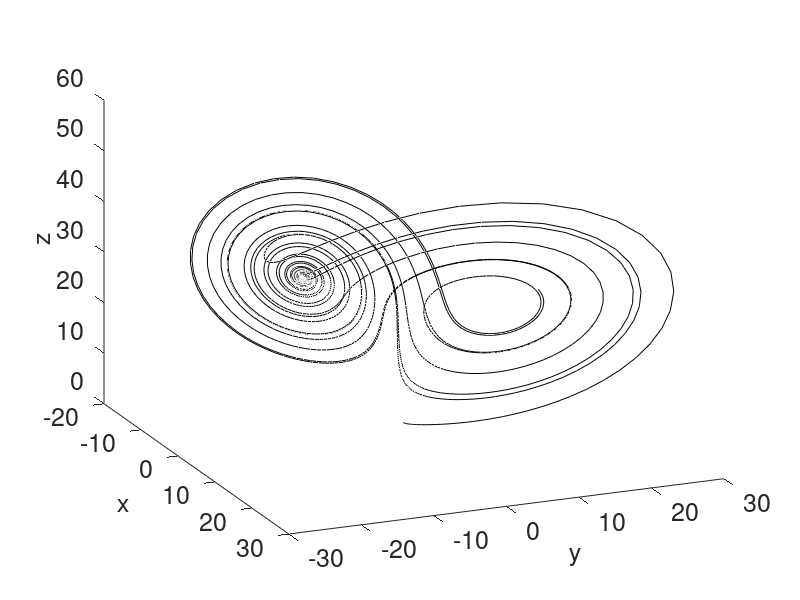
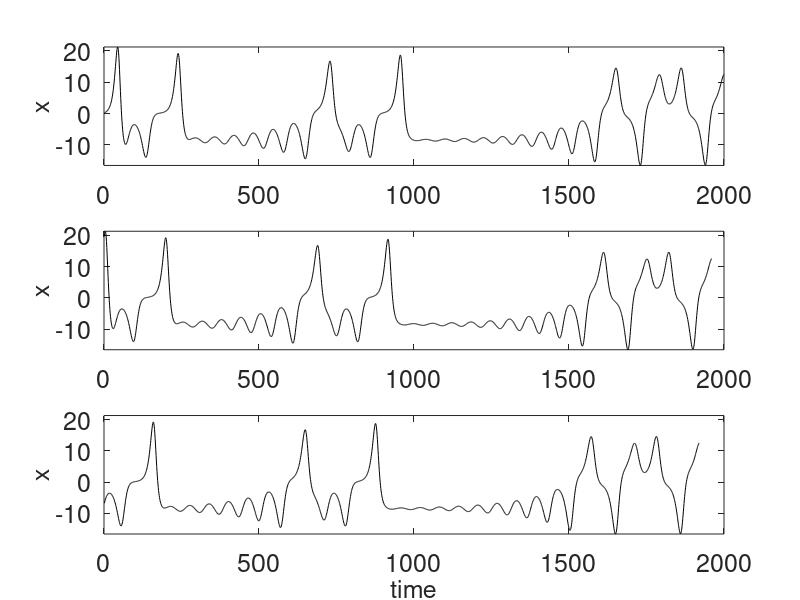
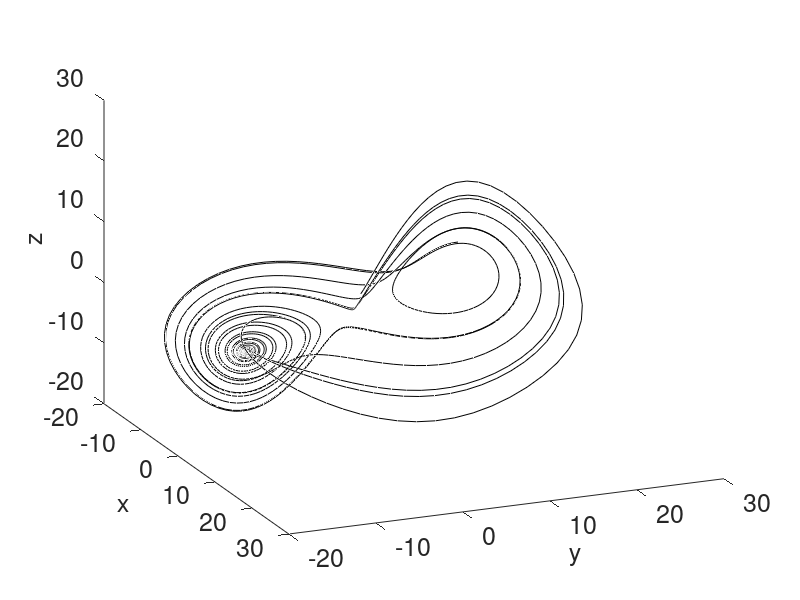

These figures' MATLAB source, in order:
fontSize = 18;
close all

data = load('lorenz_3d_timeseries.txt');

figure1a = figure
set(gcf,'color','white')
axes1a = axes('Parent',figure1a);
hold(axes1a,'on');
plot3(data(:,1),data(:,2),data(:,3),'k')
xlabel('x')
ylabel('y')
zlabel('z')
view(axes1a,[67 25]);
set(gca,'FontSize',fontSize,'fontWeight','normal')
set(findall(gcf,'type','text'),'FontSize',fontSize,'fontWeight','normal')
print('Figure1a','-dpng')

figure
set(gcf,'color','white')
subplot(3,1,1), plot(data(:,1),'k')
ylabel('x')
axis([0 2000 min(data(:,1)) max(data(:,1))])
set(gca,'FontSize',fontSize,'fontWeight','normal')
set(findall(gcf,'type','text'),'FontSize',fontSize,'fontWeight','normal')
subplot(3,1,2), plot(data(41:end,1),'k')
ylabel('x')
axis([0 2000 min(data(:,1)) max(data(:,1))])
set(gca,'FontSize',fontSize,'fontWeight','normal')
set(findall(gcf,'type','text'),'FontSize',fontSize,'fontWeight','normal')
subplot(3,1,3), plot(data(81:end,1),'k')
ylabel('x')
xlabel('time')
axis([0 2000 min(data(:,1)) max(data(:,1))])
set(gca,'FontSize',fontSize,'fontWeight','normal')
set(findall(gcf,'type','text'),'FontSize',fontSize,'fontWeight','normal')

figure1e = figure
set(gcf,'color','white')
axes1e = axes('Parent',figure1e);
hold(axes1e,'on');
plot3(data(1:end-20,1),data(11:end-10,1),data(21:end,1),'k')
xlabel('x')
ylabel('y')
zlabel('z')
view(axes1e,[67 25]);
set(gca,'FontSize',fontSize,'fontWeight','normal')
set(findall(gcf,'type','text'),'FontSize',fontSize,'fontWeight','normal')
